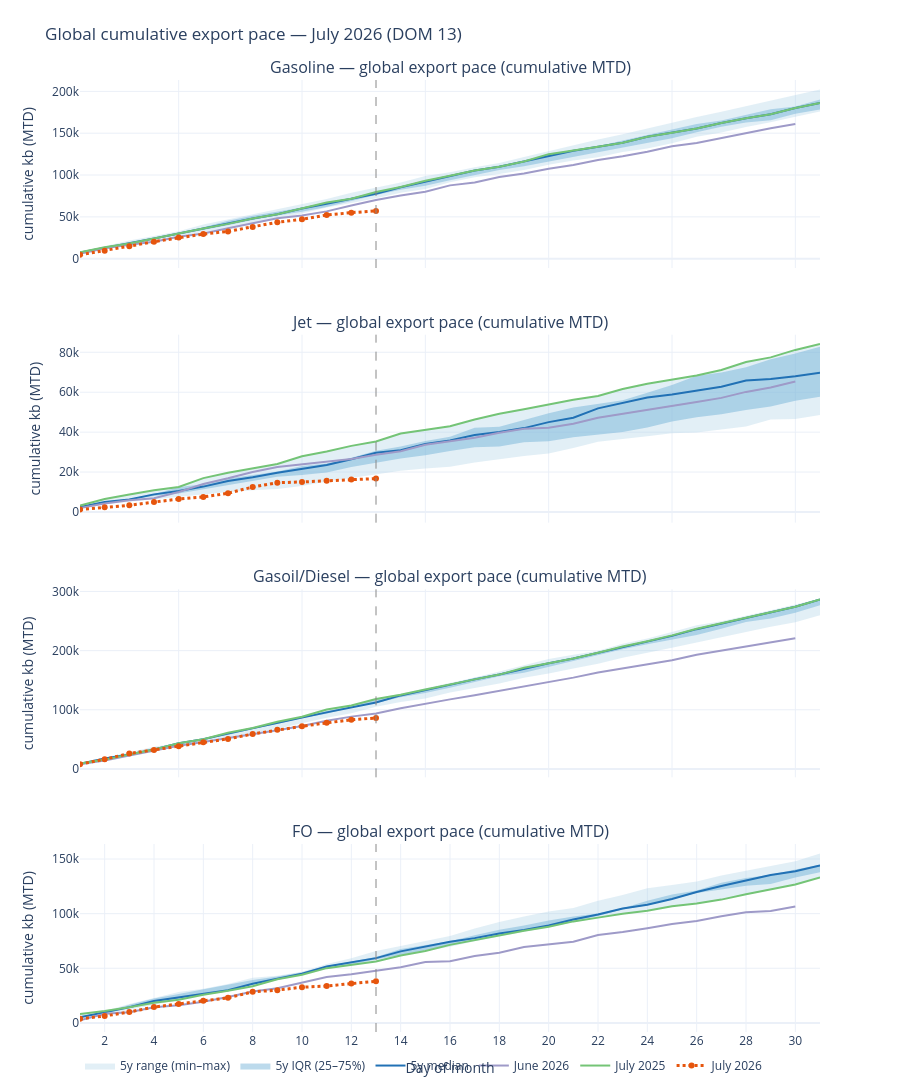

The notebook cell saved with this chart:
### Markdown cell above
### 7b. Cumulative export pace (Section 4 style)

Same global products as above, but plotted as **cumulative MTD exports** (Σ daily kbd by day-of-month) —
matching the chart in **Section 4**. Useful for reading total volume shipped vs prior month, last year,
and the 5-year seasonal band (not just the run-rate).

### Code cell
# Cumulative MTD curve — Section 4 convention (no extra API calls)
PACE_CUM_PACE_FIG = make_global_pace_panel(PACE_RESULTS, PACE_PRODUCTS, mode="cum")
